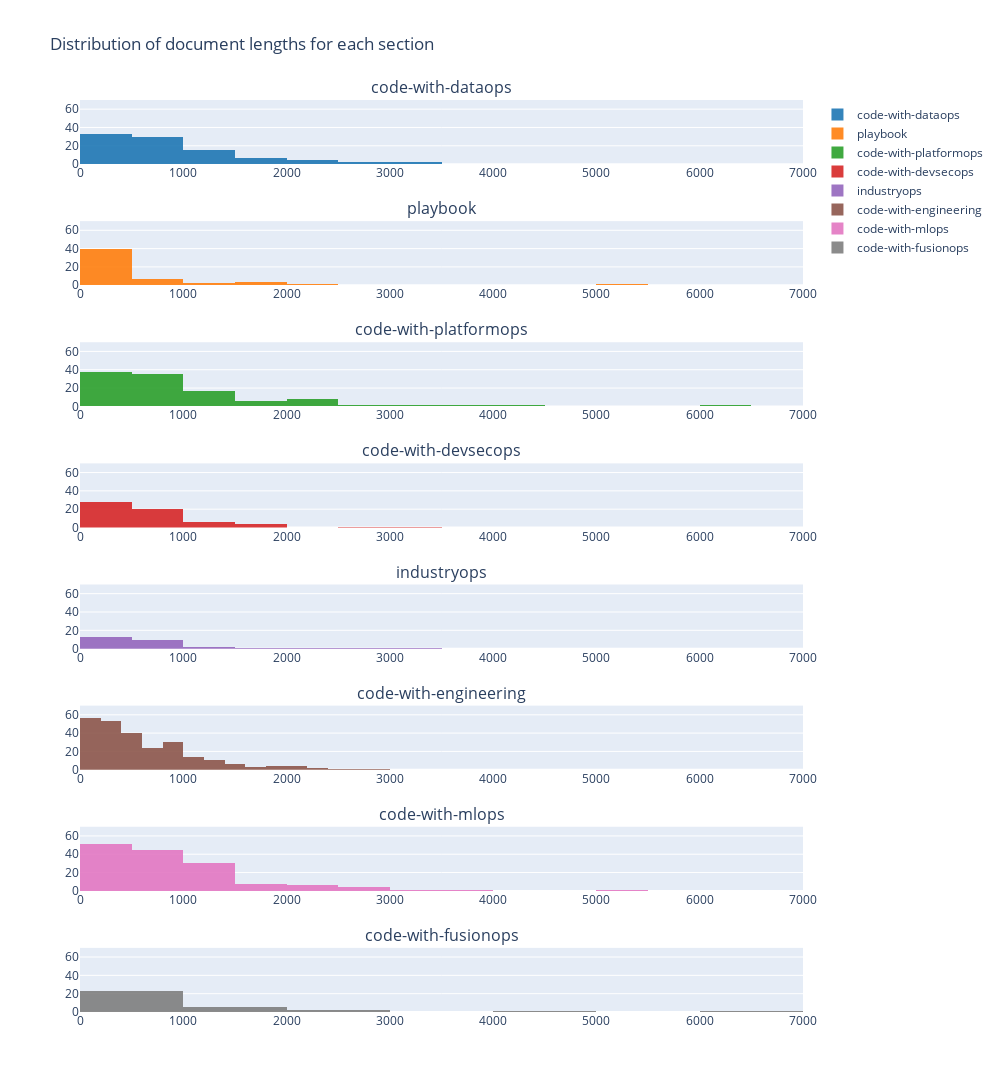

Source (notebook cell):
### Code cell
fig = make_subplots(8, 1, specs=[[{'type': 'xy'}] for _ in range(8)],
                subplot_titles=unique_sections,
                shared_xaxes=True,
                shared_yaxes=True)

n_sections = len(df_markdown_documents['solutionops_section'].unique())

# Create a color mapping for each unique 'solutionops_section'
color_mapping = {section: color for section, color in zip(df_markdown_documents['solutionops_section'].unique(), colors)}

# fig.add_trace(go.Pie(labels=df_markdown_documents['solutionops_section'], marker=dict(colors=df_markdown_documents['solutionops_section'].map(color_mapping)), values=df_markdown_documents['document_length'],name="\% docs"), 1, 1)

for i, section in enumerate(df_markdown_documents['solutionops_section'].unique()):
        fig.add_trace(go.Histogram(x=df_markdown_documents[df_markdown_documents['solutionops_section'] == section]['document_length'], marker_color=color_mapping[section], name=section, showlegend=True), i+1 , 1)
        fig['layout'][f'xaxis{i+1}'].update(showticklabels=True)
        fig['layout'][f'yaxis{i+1}'].update(showticklabels=True)

fig.update_layout(title_text='Distribution of document lengths for each section', showlegend=True, height=2000, width=1000)
fig.update_yaxes(range=[0, 70]) 
fig.update_traces(opacity=0.9)
fig.show()

### Figure 1 — Plotly figure (JSON) as saved in the notebook; plotly's stock layout.template omitted (floating-point values rounded to 4 significant figures; data arrays with more than 128 entries replaced by an {"elided": "..."} marker saying what was removed)
{"data": [{"marker": {"color": "rgb(31, 119, 180)"}, "name": "code-with-dataops", "opacity": 0.9, "showlegend": true, "type": "histogram", "x": [265, 637, 59, 196, 592, 947, 960, 447, 987, 205, 586, 476, 83, 281, 1892, 854, 922, 1145, 1039, 168, 1095, 530, 255, 707, 863, 262, 968, 67, 123, 859, 621, 1455, 2226, 3069, 1038, 342, 231, 2325, 1227, 676, 52, 90, 1452, 1169, 122, 614, 1553, 820, 1690, 189, 39, 224, 369, 117, 128, 129, 86, 2349, 229, 537, 830, 1575, 508, 182, 869, 1894, 1263, 1151, 241, 3271, 1611, 2970, 708, 842, 2605, 460, 516, 1913, 240, 269, 636, 2265, 360, 930, 1138, 639, 965, 619, 1105, 869, 1130, 1228, 1441], "xaxis": "x", "yaxis": "y"}, {"marker": {"color": "rgb(255, 127, 14)"}, "name": "playbook", "opacity": 0.9, "showlegend": true, "type": "histogram", "x": [5149, 1098, 431, 691, 1432, 239, 153, 228, 296, 471, 253, 145, 443, 843, 268, 278, 770, 199, 380, 480, 379, 291, 179, 179, 394, 14, 11, 22, 36, 167, 1298, 126, 104, 230, 229, 117, 1558, 193, 127, 12, 28, 271, 1612, 1919, 2432, 1985, 532, 29, 446, 138, 194, 868, 106, 571, 548, 343], "xaxis": "x2", "yaxis": "y2"}, {"marker": {"color": "rgb(44, 160, 44)"}, "name": "code-with-platformops", "opacity": 0.9, "showlegend": true, "type": "histogram", "x": [375, 611, 211, 281, 11, 684, 694, 375, 2053, 954, 1534, 377, 6390, 2653, 588, 13, 1493, 236, 1134, 537, 487, 713, 4318, 640, 1663, 3116, 2013, 1062, 1452, 754, 1404, 398, 951, 1930, 2012, 11, 688, 48, 959, 494, 174, 758, 840, 989, 1006, 504, 623, 11, 1067, 2231, 2282, 3184, 1258, 1020, 630, 245, 13, 355, 899, 1329, 1782, 924, 1183, 1723, 3848, 954, 206, 574, 644, 363, 741, 277, 170, 1115, 65, 985, 630, 1329, 837, 190, 717, 1111, 2003, 1920, 830, 645, 147, 259, 863, 319, 1497, 1093, 1210, 178, 301, 186, 316, 960, 739, 2028, 245, 342, 364, 574, 589, 355, 6, 2195, 377], "xaxis": "x3", "yaxis": "y3"}, {"marker": {"color": "rgb(214, 39, 40)"}, "name": "code-with-devsecops", "opacity": 0.9, "showlegend": true, "type": "histogram", "x": [336, 267, 548, 1196, 699, 375, 492, 440, 544, 317, 629, 775, 51, 888, 1953, 685, 863, 993, 788, 569, 1034, 275, 286, 500, 258, 409, 713, 394, 500, 95, 199, 230, 621, 669, 258, 388, 244, 746, 1038, 549, 286, 409, 417, 405, 190, 223, 273, 1748, 144, 728, 1108, 295, 1334, 754, 143, 1772, 3187, 2862, 1393, 1564], "xaxis": "x4", "yaxis": "y4"}, {"marker": {"color": "rgb(148, 103, 189)"}, "name": "industryops", "opacity": 0.9, "showlegend": true, "type": "histogram", "x": [408, 2262, 11, 781, 15, 3056, 2665, 273, 503, 808, 721, 422, 774, 638, 1076, 1147, 347, 237, 700, 8, 1570, 478, 513, 549, 10, 12, 11, 9], "xaxis": "x5", "yaxis": "y5"}, {"marker": {"color": "rgb(140, 86, 75)"}, "name": "code-with-engineering", "opacity": 0.9, "showlegend": true, "type": "histogram", "x": {"elided": "251 int values"}, "xaxis": "x6", "yaxis": "y6"}, {"marker": {"color": "rgb(227, 119, 194)"}, "name": "code-with-mlops", "opacity": 0.9, "showlegend": true, "type": "histogram", "x": {"elided": "146 int values"}, "xaxis": "x7", "yaxis": "y7"}, {"marker": {"color": "rgb(127, 127, 127)"}, "name": "code-with-fusionops", "opacity": 0.9, "showlegend": true, "type": "histogram", "x": [375, 425, 74, 414, 422, 1096, 505, 344, 457, 45, 985, 156, 660, 287, 437, 2056, 344, 4524, 1188, 2677, 1624, 1012, 88, 406, 69, 277, 775, 407, 1006, 369, 382, 1563, 6193], "xaxis": "x8", "yaxis": "y8"}], "layout": {"annotations": [{"font": {"size": 16}, "showarrow": false, "text": "code-with-dataops", "x": 0.5, "xanchor": "center", "xref": "paper", "y": 1, "yanchor": "bottom", "yref": "paper"}, {"font": {"size": 16}, "showarrow": false, "text": "playbook", "x": 0.5, "xanchor": "center", "xref": "paper", "y": 0.8672, "yanchor": "bottom", "yref": "paper"}, {"font": {"size": 16}, "showarrow": false, "text": "code-with-platformops", "x": 0.5, "xanchor": "center", "xref": "paper", "y": 0.7344, "yanchor": "bottom", "yref": "paper"}, {"font": {"size": 16}, "showarrow": false, "text": "code-with-devsecops", "x": 0.5, "xanchor": "center", "xref": "paper", "y": 0.6016, "yanchor": "bottom", "yref": "paper"}, {"font": {"size": 16}, "showarrow": false, "text": "industryops", "x": 0.5, "xanchor": "center", "xref": "paper", "y": 0.4688, "yanchor": "bottom", "yref": "paper"}, {"font": {"size": 16}, "showarrow": false, "text": "code-with-engineering", "x": 0.5, "xanchor": "center", "xref": "paper", "y": 0.3359, "yanchor": "bottom", "yref": "paper"}, {"font": {"size": 16}, "showarrow": false, "text": "code-with-mlops", "x": 0.5, "xanchor": "center", "xref": "paper", "y": 0.2031, "yanchor": "bottom", "yref": "paper"}, {"font": {"size": 16}, "showarrow": false, "text": "code-with-fusionops", "x": 0.5, "xanchor": "center", "xref": "paper", "y": 0.07031, "yanchor": "bottom", "yref": "paper"}], "height": 2000, "showlegend": true, "title": {"text": "Distribution of document lengths for each section"}, "width": 1000, "xaxis": {"anchor": "y", "domain": [0, 1], "matches": "x8", "showticklabels": true}, "xaxis2": {"anchor": "y2", "domain": [0, 1], "matches": "x8", "showticklabels": true}, "xaxis3": {"anchor": "y3", "domain": [0, 1], "matches": "x8", "showticklabels": true}, "xaxis4": {"anchor": "y4", "domain": [0, 1], "matches": "x8", "showticklabels": true}, "xaxis5": {"anchor": "y5", "domain": [0, 1], "matches": "x8", "showticklabels": true}, "xaxis6": {"anchor": "y6", "domain": [0, 1], "matches": "x8", "showticklabels": true}, "xaxis7": {"anchor": "y7", "domain": [0, 1], "matches": "x8", "showticklabels": true}, "xaxis8": {"anchor": "y8", "domain": [0, 1], "showticklabels": true}, "yaxis": {"anchor": "x", "domain": [0.9297, 1], "range": [0, 70], "showticklabels": true}, "yaxis2": {"anchor": "x2", "domain": [0.7969, 0.8672], "range": [0, 70], "showticklabels": true}, "yaxis3": {"anchor": "x3", "domain": [0.6641, 0.7344], "range": [0, 70], "showticklabels": true}, "yaxis4": {"anchor": "x4", "domain": [0.5312, 0.6016], "range": [0, 70], "showticklabels": true}, "yaxis5": {"anchor": "x5", "domain": [0.3984, 0.4688], "range": [0, 70], "showticklabels": true}, "yaxis6": {"anchor": "x6", "domain": [0.2656, 0.3359], "range": [0, 70], "showticklabels": true}, "yaxis7": {"anchor": "x7", "domain": [0.1328, 0.2031], "range": [0, 70], "showticklabels": true}, "yaxis8": {"anchor": "x8", "domain": [0, 0.07031], "range": [0, 70], "showticklabels": true}}}
